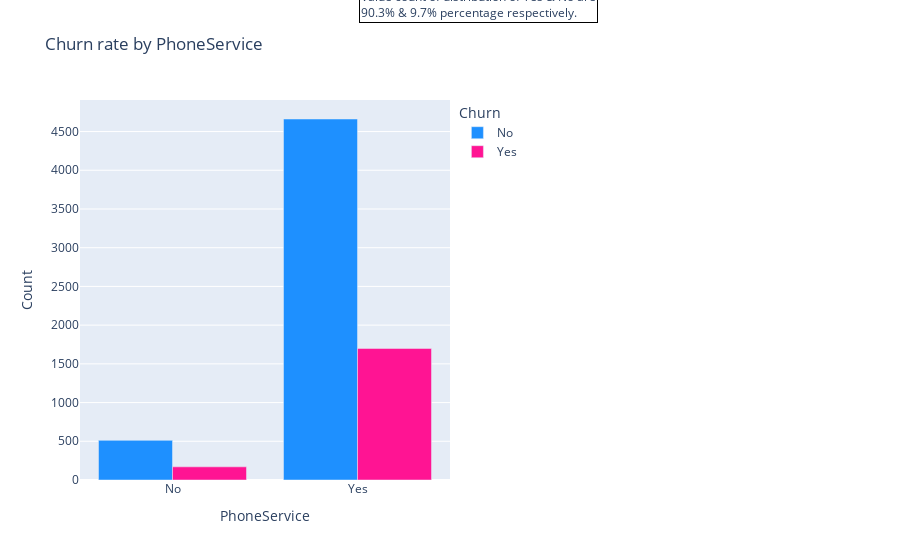
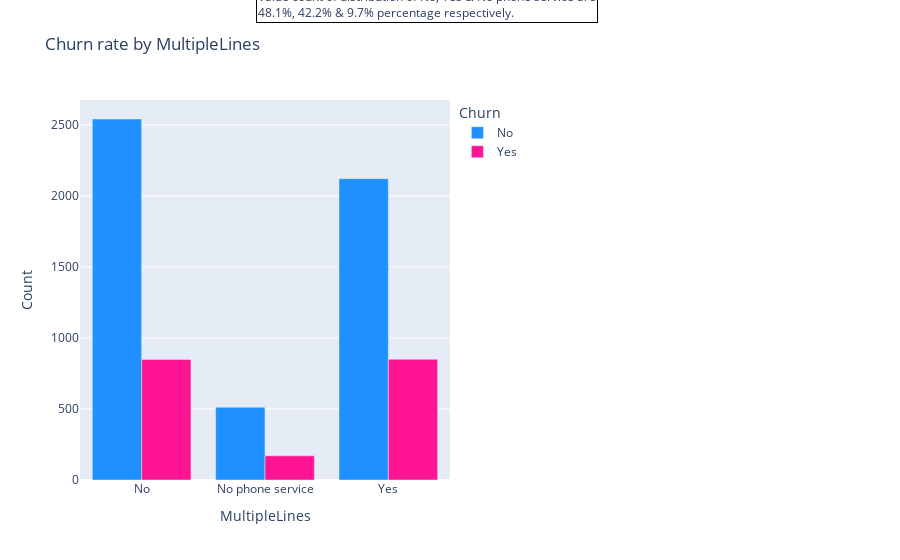
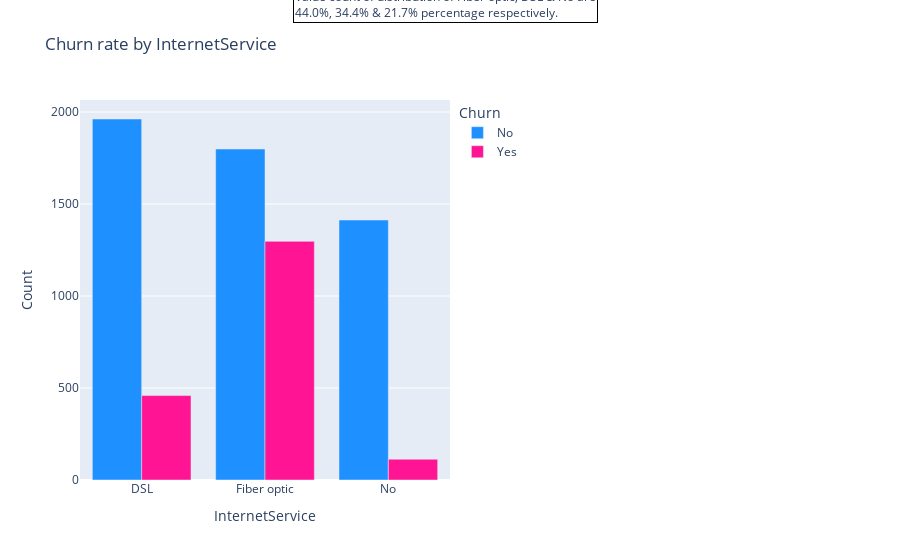

The cell these charts' notebook holds for them, in order:
### Markdown cell above
<b>Demographic analysis insight</b>: Gender and partner are evenly distributed with approximate percentage values. The difference in churn is slightly higher in females, but the small difference can be ignored. There’s a higher proportion of churn in younger customers (SeniorCitizen = No), customers with no partners, and customers with no dependents. The demographic section of data highlights on-senior citizens with no partners and dependents as a particular segment of customers likely to churn.

Next, let’s explore the services that each customer has signed up for.

### Code cell
bar('PhoneService')
bar('MultipleLines')
bar('InternetService')
bar('OnlineSecurity')
bar('OnlineBackup')
bar('DeviceProtection')
bar('TechSupport')
bar('StreamingTV')
bar('StreamingMovies')

### Figure 1 — Plotly figure (JSON) as saved in the notebook; plotly's stock layout.template omitted (floating-point values rounded to 4 significant figures)
{"data": [{"alignmentgroup": "True", "hovertemplate": "Churn=No<br>PhoneService=%{x}<br>Count=%{y}<extra></extra>", "legendgroup": "No", "marker": {"color": "dodgerblue", "pattern": {"shape": ""}}, "name": "No", "offsetgroup": "No", "orientation": "v", "showlegend": true, "textposition": "auto", "type": "bar", "x": ["No", "Yes"], "xaxis": "x", "y": [512, 4662], "yaxis": "y"}, {"alignmentgroup": "True", "hovertemplate": "Churn=Yes<br>PhoneService=%{x}<br>Count=%{y}<extra></extra>", "legendgroup": "Yes", "marker": {"color": "deeppink", "pattern": {"shape": ""}}, "name": "Yes", "offsetgroup": "Yes", "orientation": "v", "showlegend": true, "textposition": "auto", "type": "bar", "x": ["No", "Yes"], "xaxis": "x", "y": [170, 1699], "yaxis": "y"}], "layout": {"annotations": [{"align": "left", "bordercolor": "black", "borderwidth": 1, "showarrow": false, "text": "Value count of distribution of Yes & No are<br>90.3% & 9.7% percentage respectively.", "x": 1.4, "xref": "paper", "y": 1.3, "yref": "paper"}], "barmode": "group", "legend": {"title": {"text": "Churn"}, "tracegroupgap": 0}, "margin": {"r": 450}, "title": {"text": "Churn rate by PhoneService"}, "xaxis": {"anchor": "y", "domain": [0, 1], "title": {"text": "PhoneService"}}, "yaxis": {"anchor": "x", "domain": [0, 1], "title": {"text": "Count"}}}}

### Figure 2 — Plotly figure (JSON) as saved in the notebook; plotly's stock layout.template omitted (floating-point values rounded to 4 significant figures)
{"data": [{"alignmentgroup": "True", "hovertemplate": "Churn=No<br>MultipleLines=%{x}<br>Count=%{y}<extra></extra>", "legendgroup": "No", "marker": {"color": "dodgerblue", "pattern": {"shape": ""}}, "name": "No", "offsetgroup": "No", "orientation": "v", "showlegend": true, "textposition": "auto", "type": "bar", "x": ["No", "No phone service", "Yes"], "xaxis": "x", "y": [2541, 512, 2121], "yaxis": "y"}, {"alignmentgroup": "True", "hovertemplate": "Churn=Yes<br>MultipleLines=%{x}<br>Count=%{y}<extra></extra>", "legendgroup": "Yes", "marker": {"color": "deeppink", "pattern": {"shape": ""}}, "name": "Yes", "offsetgroup": "Yes", "orientation": "v", "showlegend": true, "textposition": "auto", "type": "bar", "x": ["No", "No phone service", "Yes"], "xaxis": "x", "y": [849, 170, 850], "yaxis": "y"}], "layout": {"annotations": [{"align": "left", "bordercolor": "black", "borderwidth": 1, "showarrow": false, "text": "Value count of distribution of No, Yes & No phone service are<br>48.1%, 42.2% & 9.7% percentage respectively.", "x": 1.4, "xref": "paper", "y": 1.3, "yref": "paper"}], "barmode": "group", "legend": {"title": {"text": "Churn"}, "tracegroupgap": 0}, "margin": {"r": 450}, "title": {"text": "Churn rate by MultipleLines"}, "xaxis": {"anchor": "y", "domain": [0, 1], "title": {"text": "MultipleLines"}}, "yaxis": {"anchor": "x", "domain": [0, 1], "title": {"text": "Count"}}}}

### Figure 3 — Plotly figure (JSON) as saved in the notebook; plotly's stock layout.template omitted (floating-point values rounded to 4 significant figures)
{"data": [{"alignmentgroup": "True", "hovertemplate": "Churn=No<br>InternetService=%{x}<br>Count=%{y}<extra></extra>", "legendgroup": "No", "marker": {"color": "dodgerblue", "pattern": {"shape": ""}}, "name": "No", "offsetgroup": "No", "orientation": "v", "showlegend": true, "textposition": "auto", "type": "bar", "x": ["DSL", "Fiber optic", "No"], "xaxis": "x", "y": [1962, 1799, 1413], "yaxis": "y"}, {"alignmentgroup": "True", "hovertemplate": "Churn=Yes<br>InternetService=%{x}<br>Count=%{y}<extra></extra>", "legendgroup": "Yes", "marker": {"color": "deeppink", "pattern": {"shape": ""}}, "name": "Yes", "offsetgroup": "Yes", "orientation": "v", "showlegend": true, "textposition": "auto", "type": "bar", "x": ["DSL", "Fiber optic", "No"], "xaxis": "x", "y": [459, 1297, 113], "yaxis": "y"}], "layout": {"annotations": [{"align": "left", "bordercolor": "black", "borderwidth": 1, "showarrow": false, "text": "Value count of distribution of Fiber optic, DSL & No are<br>44.0%, 34.4% & 21.7% percentage respectively.", "x": 1.4, "xref": "paper", "y": 1.3, "yref": "paper"}], "barmode": "group", "legend": {"title": {"text": "Churn"}, "tracegroupgap": 0}, "margin": {"r": 450}, "title": {"text": "Churn rate by InternetService"}, "xaxis": {"anchor": "y", "domain": [0, 1], "title": {"text": "InternetService"}}, "yaxis": {"anchor": "x", "domain": [0, 1], "title": {"text": "Count"}}}}
